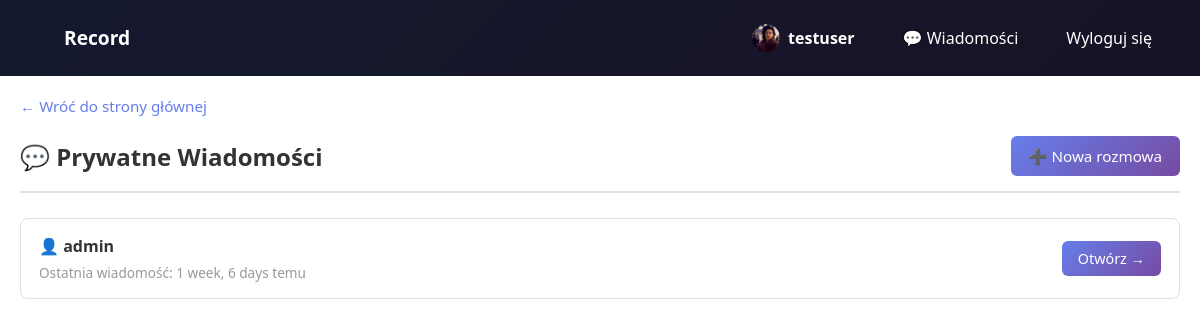
Page /private/ (signed in) on the earlier database version.
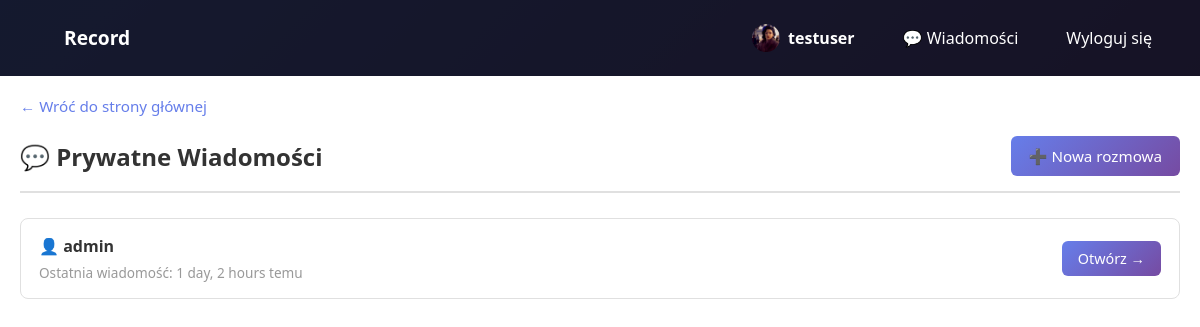
Same page on the later database version.
### record_app/models.py (models this page shows, shortened)
class PrivateConversation(models.Model):
    participant1 = models.ForeignKey(User, on_delete=models.CASCADE, related_name='private_conversations_as_participant1')
    participant2 = models.ForeignKey(User, on_delete=models.CASCADE, related_name='private_conversations_as_participant2')
    created_at = models.DateTimeField(auto_now_add=True)
    updated_at = models.DateTimeField(auto_now=True)
    class Meta:
        unique_together = ('participant1', 'participant2')
        verbose_name = 'Konwersacja prywatna'
        verbose_name_plural = 'Konwersacje prywatne'
        ordering = ['-updated_at']
    def get_other_user(self, user):
        if user == self.participant1:
            return self.participant2
        return self.participant1

class User(AbstractUser):
    ROLE_CHOICES = [
        ('user', 'Zwykły Użytkownik'),
        ('moderator', 'Moderator'),
        ('admin', 'Administrator'),
    ]
    role = models.CharField(
        max_length=10,
        choices=ROLE_CHOICES,
        default='user'
    )
    is_banned = models.BooleanField(default=False)
    description = models.TextField(blank=True, null=True)
    avatar = models.ImageField(upload_to='avatars/', blank=True, null=True)
    @property
    def avatar_url(self):
        if self.avatar:
            return self.avatar.url
        return f'{settings.MEDIA_URL}avatars/default_pfp.jpg'
    class Meta:
        verbose_name = 'Użytkownik'
        verbose_name_plural = 'Użytkownicy'

### record_app/views.py (the view)
# urls.py: path('private/', views.private_conversations_view, name='private_conversations'),
@login_required(login_url='login')
def private_conversations_view(request):
    conversations = PrivateConversation.objects.filter(
        Q(participant1=request.user) | Q(participant2=request.user)
    ).order_by('-updated_at')
    for conversation in conversations:
        conversation.other_user = conversation.get_other_user(request.user)
    context = {
        'conversations': conversations,
    }
    return render(request, 'record_app/private_conversations.html', context)

### record_app/context_processors.py (called while the page is built)
def pending_reports(request):
    if request.user.is_authenticated and request.user.role in ('admin', 'moderator'):
        count = Report.objects.filter(status='pending').count()
        return {'pending_reports_count': count}
    return {'pending_reports_count': 0}

### record_app/templates/record_app/private_conversations.html (shortened to what this page needs)
{% extends "record_app/base.html" %}
{% load static %}
{% block extra_css %}
<link rel="stylesheet" href="{% static 'css/private_messages.css' %}">
{% endblock %}
{% block content %}
<div class="record-wrapper">
    <div class="private-container">
        <a href="{% url 'home' %}" class="back-link">← Wróć do strony głównej</a>
        <div class="private-header">
            <h2>💬 Prywatne Wiadomości</h2>
            <a href="{% url 'start_private_conversation' %}">➕ Nowa rozmowa</a>
        </div>
        {% if conversations %}
        <div class="conversations-list">
            {% for conversation in conversations %}
            <div class="conversation-item">
                <div class="conversation-info">
                    <div class="conversation-username">
                        👤 {{ conversation.other_user.username }}
                    </div>
                    <div class="conversation-meta">
                        Ostatnia wiadomość: {{ conversation.updated_at|timesince }} temu
                    </div>
                </div>
                <a href="{% url 'private_chat' conversation.id %}" class="conversation-link">
                    Otwórz →
                </a>
            </div>
            {% endfor %}
        </div>
        {% else %}
        <div class="empty-message">
            <p>Nie masz jeszcze żadnych prywatnych konwersacji.</p>
            <a href="{% url 'start_private_conversation' %}">Rozpocznij nową rozmowę</a>
        </div>
        {% endif %}
    </div>
</div>
{% endblock %}

Differences in the rows shown:
changed PrivateConversation "admin": updated_at "1 week, 6 days" → "1 day, 2 hours"
